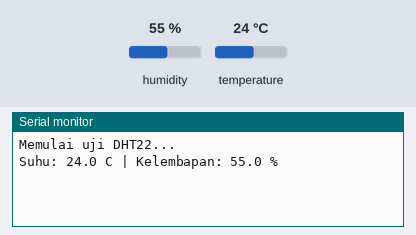
Bench run of a sketch on a simulated ESP32. Parts: the last lines printed to the serial monitor. Inputs (shaded band) come from the test bench; at power-on: humidity 55 %, temperature 24 °C.

Above: at 3.2 s.
3.3 s: humidity set to 22 %
At 6.1 s:
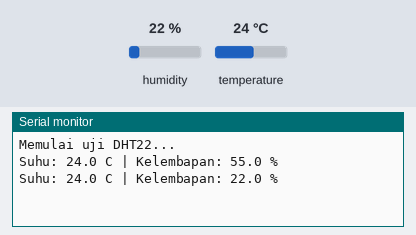
7.1 s: temperature set to 12 °C
At 8.6 s:
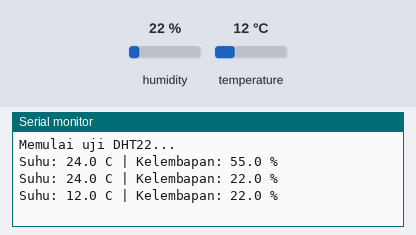
10.9 s: humidity set to 40 %
At 12.3 s:
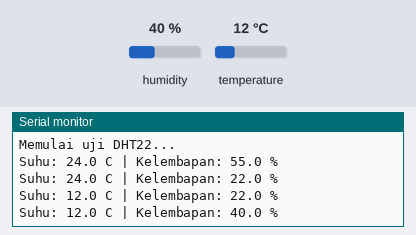
Timing chart, 0 to 13.9 s (numbered marks = the images above; inputs shaded):
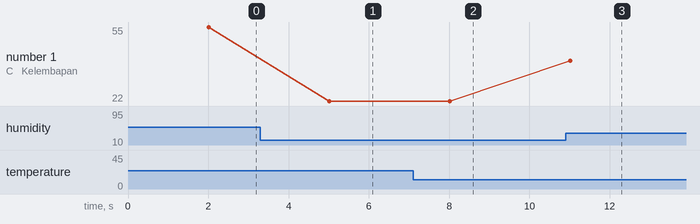

The sketch:

esp32-dht22-test.ino
```cpp
#include <DHT.h>

// Uji awal untuk ESP32 DevKit dan DHT22. Sesuaikan GPIO jika pin 4 tidak tersedia.
constexpr uint8_t DHT_PIN = 4;
DHT dht(DHT_PIN, DHT22);

void setup() {
  Serial.begin(115200);
  dht.begin();
  Serial.println("Memulai uji DHT22...");
  delay(2000);
}

void loop() {
  const float humidity = dht.readHumidity();
  const float temperature = dht.readTemperature();

  if (isnan(humidity) || isnan(temperature)) {
    Serial.println("DHT22 gagal dibaca. Periksa kabel DATA, daya, GND, dan resistor pull-up.");
  } else {
    Serial.print("Suhu: ");
    Serial.print(temperature, 1);
    Serial.print(" C | Kelembapan: ");
    Serial.print(humidity, 1);
    Serial.println(" %");
  }

  delay(3000);
}
```

Measured:
- after the input at 3.3 s, the serial monitor: prints a new line after 1.7 s (image 1)
- after the input at 7.1 s, the serial monitor: prints a new line after 0.92 s (image 2)
- after the input at 10.9 s, the serial monitor: prints a new line after 0.12 s (image 3)
- plotted number 1: 55 → 22 after the input at 3.3 s, 22 → 40 after the input at 10.9 s
